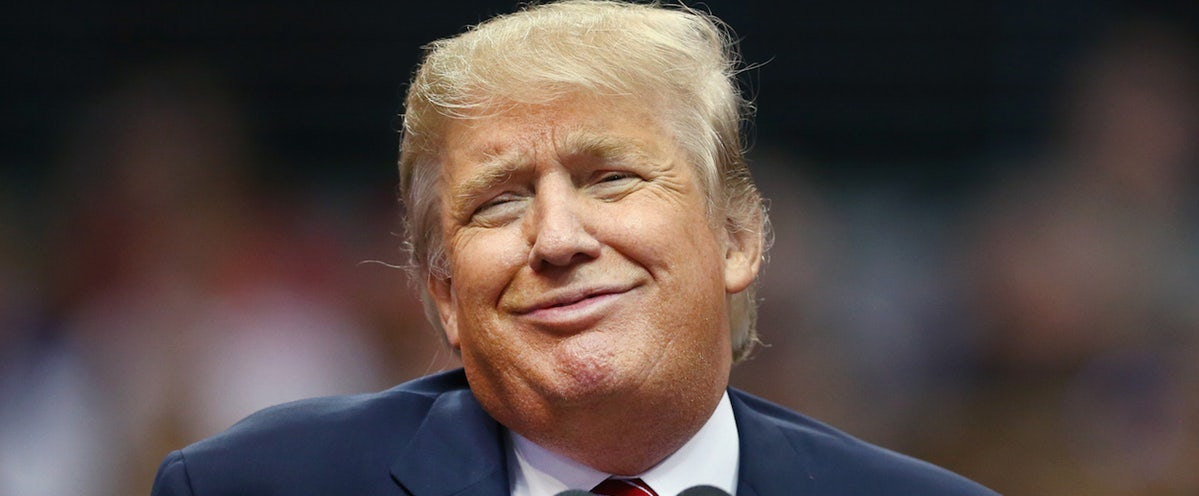
//> input picture facedetection/face.jpeg, 1199 x 496 px, given in place of face1080p.mp4, which was not available
$ ./main   (built with g++ and OpenCV 4)
//> lines starting //> are read from the running program, lines starting //| are printed output that depends on the picture; after the words box and inside, x2 and y2 are one past the last pixel; in counts of white or black regions, pixels touching at a corner belong together; pictures that were not available may be replaced by others from this repository, and a replacement may not be noted
#include "opencv2/objdetect/objdetect.hpp"
#include "opencv2/highgui/highgui.hpp"
#include "opencv2/imgproc/imgproc.hpp"
#include "opencv2/opencv.hpp"
#include <iostream>
#include <stdio.h>
#include <opencv2/imgproc/types_c.h>
using namespace std;
using namespace cv;
void detect(Mat image_input);
Size size(600,400);
CascadeClassifier face_cascade;
int main( )
{
    // VideoCapture class for playing video for which faces to be detected
       VideoCapture capture;
       Mat frame, image;
       // Load Face cascade (.xml file)

       face_cascade.load( "/home/chuong/opencv/data/haarcascades/haarcascade_frontalface_alt2.xml" );

       // Start Video..1) 0 for WebCam 2) "Path to Video" for a Local Video
       capture.open("/home/chuong/Videos/face1080p.mp4");
      // capture.open(0);
       if( capture.isOpened() )
       {
           // Capture frames from video and detect faces
           cout << "Face Detection Started...." << endl;
           while(1)
           {
               capture >> frame;
//> frame is the input picture: 496 rows x 1199 cols, CV_8UC3; mean B, G, R 69.5, 72.9, 85.6
               if( frame.empty() )
                   break;
               Mat frame1 = frame.clone();

               resize(frame1,frame1,size,1,1,INTER_AREA); //thay doi kich thuoc anh
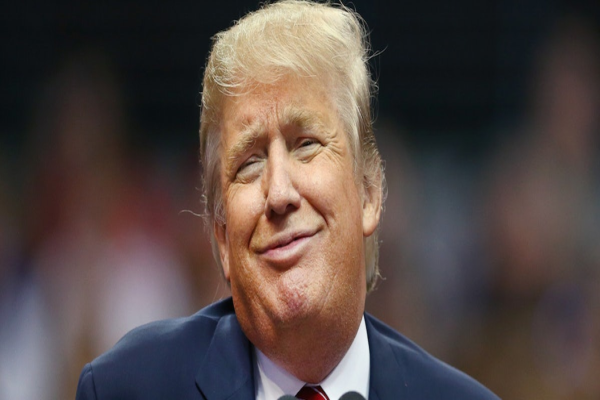
//> frame1: 400 rows x 600 cols, CV_8UC3; mean B, G, R 69.5, 72.9, 85.6
               //imshow("Color_image",Gray_image); // hien thi anh mau
               cvtColor(frame1,frame1,CV_RGB2GRAY); //chuyen anh da muc xam
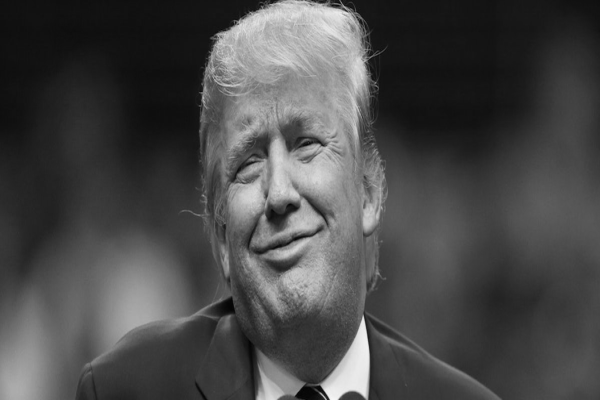
//> frame1: 400 rows x 600 cols, CV_8UC1; min 4, max 246, mean 73.3


               detect(frame1);

               char c = (char)waitKey(10);
               // Press q to exit from window
               if( c == 27 || c == 'q' || c == 'Q' )
                   break;
           }
       }
       else
           cout<<"Could not Open Camera";
       return 0;
}
void detect(Mat image_input)
{


    // Detect faces
    std::vector<Rect> faces;
    face_cascade.detectMultiScale( image_input, faces, 1.1, 2, 0, Size(30, 30) );  //size -> speed load
//> faces = 1 Rect (x, y, width, height): [160, 43, 267, 267]

    // Draw circles on the detected faces
    for( int i = 0; i < faces.size(); i++ )
    {
        Point center( faces[i].x + faces[i].width*0.5, faces[i].y + faces[i].height*0.5 );
        ellipse( image_input, center, Size( faces[i].width*0.5, faces[i].height*0.5), 0, 0, 360, Scalar( 255, 0, 255 ), 4, 8, 0 );
        cout << "x:" << faces[i].x << "y:" << faces[i].y << endl;
    }
//> this loop made 1 pass
//> center on pass 1: Point(293, 176)
//| x:160y:43
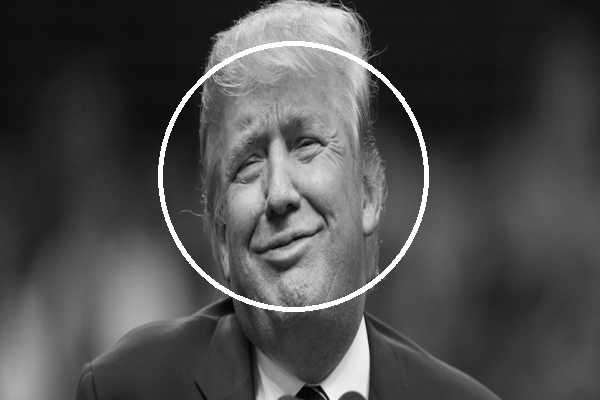
//> image_input: 400 rows x 600 cols, CV_8UC1; 1.74% of pixels changed, all inside (x1, y1, x2, y2) = (158, 41, 429, 312)

    imshow( "Detected Face", image_input );
    char c = (char)waitKey(10);
//> the 'q' key is pressed
//> the 'q' key is pressed
}
